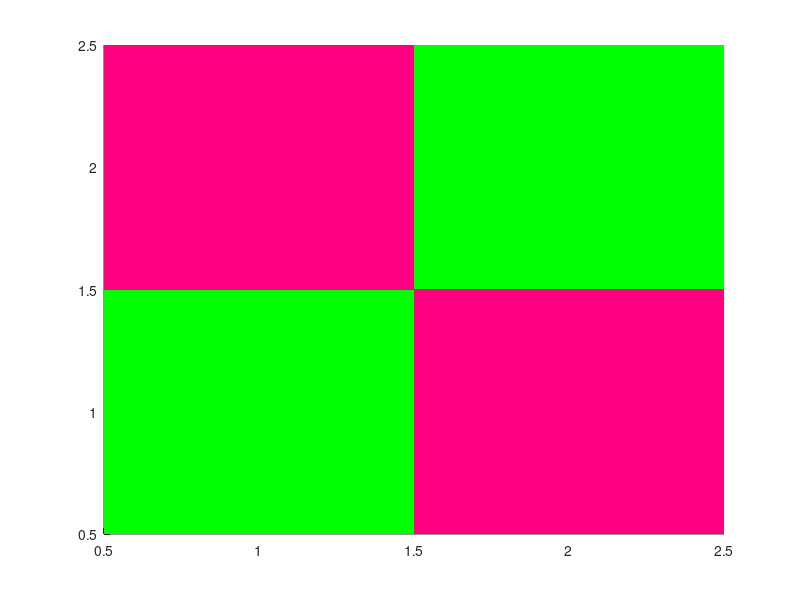
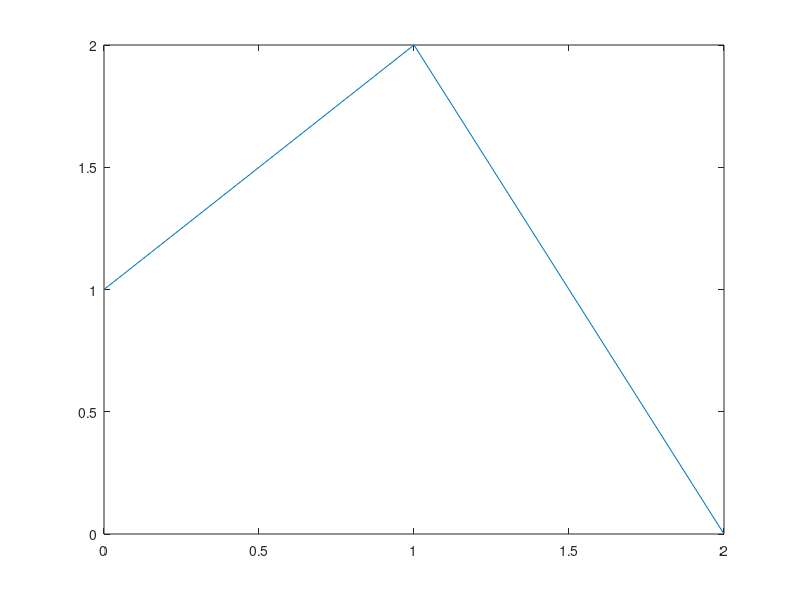

These charts were generated, in order, by the following MATLAB code: (Note: this script raises an error after producing the figures.)
function summary=runM68DeterminismWorkflowTests(outputDirectory)
%RUNM68DETERMINISMWORKFLOWTESTS Real repeated and cross-root public products.
    root=fileparts(fileparts(mfilename('fullpath')));addpath(fullfile(root,'src'));
    if nargin<1,outputDirectory=fullfile(root,'.audit','m68-workflow');end
    if exist(outputDirectory,'dir')~=7,mkdir(outputDirectory);end
    figures={};cleanup=onCleanup(@()closeOwned(figures)); %#ok<NASGU>
    f=figure('Visible','off','Color','w');figures{end+1}=f;a=axes('Parent',f);
    rgb=cat(3,[0 1;1 0],[1 0;0 1],[0 .5;.5 0]);h=image('Parent',a,'CData',rgb);set(h,'AlphaData',[1 .5;.25 0]);set(a,'Color','w');
    entries=struct('figure',f,'name','image');
    f=figure('Visible','off','Color','w');figures{end+1}=f;a=axes('Parent',f);plot(a,[0 0 1 2],[1 1 2 0]);set(a,'Color','w');entries(end+1)=struct('figure',f,'name','line');
    if ~exist('OCTAVE_VERSION','builtin')
        f=figure('Visible','off','Color','w');figures{end+1}=f;t=tiledlayout(f,1,2);
        a=nexttile(t,1);plot(a,1:3,[1 3 2]);set(a,'Color','w');a=nexttile(t,2);scatter(a,1:3,[2 1 3],[16 25 36],[1 0 0;0 1 0;0 0 1],'filled');set(a,'Color','w');title(t,'Fixed cells');entries(end+1)=struct('figure',f,'name','tiled');
        f=figure('Visible','off','Color','w');figures{end+1}=f;a=axes('Parent',f);yyaxis(a,'left');plot(a,1:3,[1 3 2]);yyaxis(a,'right');plot(a,1:3,[100 200 150]);set(a,'Color','w');entries(end+1)=struct('figure',f,'name','dual');
        f=figure('Visible','off','Color','w');figures{end+1}=f;a=axes('Parent',f);scatter3(a,[0 0 1],[0 0 1],[0 0 .5],36,[1 0 0;0 1 0;0 0 1],'filled');view(a,30,25);set(a,'Color','w');entries(end+1)=struct('figure',f,'name','three-d');
    end
    % Capture cleanup only after the owned list is complete (anonymous closures
    % capture values, not subsequent cell-array assignments).
    clear cleanup;cleanup=onCleanup(@()closeOwned(figures)); %#ok<NASGU>
    before=cellfun(@(f)jsonencode(m2t2.reader.readFigure(f)),figures,'UniformOutput',false);
    roots={fullfile(outputDirectory,'first-root'),fullfile(outputDirectory,'second-root')};
    first=m2t.exportSet(entries,roots{1},'ImageBackend','auto','Overwrite',true);assert(first.success);products=snapshot(first);
    second=m2t.exportSet(entries,roots{1},'ImageBackend','auto','Overwrite',true);assert(second.success);assert(isequal(products,snapshot(second)));
    third=m2t.exportSet(entries,roots{2},'ImageBackend','auto','Overwrite',true);assert(third.success);assert(isequal(products,snapshot(third)));
    manifest=fileread(third.manifestPath);parsed=jsondecode(manifest);
    assert(isequal(reshape({parsed.figures.name},1,[]),reshape({entries.name},1,[])));
    for k=1:numel(roots),assert(isempty(strfind(manifest,roots{k})));end
    assert(isempty(regexp(manifest,'"(?:timestamp|timings|uuid|outputDirectory|message)"','once')));
    for k=1:numel(figures),assert(strcmp(before{k},jsonencode(m2t2.reader.readFigure(figures{k}))));end
    % Failed/skipped manifest records also contain only stable relative metadata.
    bad=figure('Visible','off','Color','w');badCleanup=onCleanup(@()close(bad));a=axes('Parent',bad,'Color','w');hggroup('Parent',a);
    failures=[struct('figure',bad,'name','unsupported'),entries(1)];
    r1=m2t.exportSet(failures,fullfile(outputDirectory,'failed-first'),'ContinueOnError',false,'Overwrite',true);
    r2=m2t.exportSet(failures,fullfile(outputDirectory,'failed-second'),'ContinueOnError',false,'Overwrite',true);
    assert(~r1.success&&~r2.success&&r1.summary.unsupported==1&&r1.summary.skipped==1);
    assert(strcmp(fileread(r1.manifestPath),fileread(r2.manifestPath)));
    assert(isequal(r1.entries(1).result.diagnostics,r2.entries(1).result.diagnostics));clear badCleanup;
    summary=struct('tests',5,'failures',0,'figures',numel(entries));
    m2t.internal.writeTextFile(fullfile(outputDirectory,'m68-workflow-results.tsv'),sprintf( ...
        'case\tstatus\nsame_root\tPASS\ncross_root\tPASS\nmanifest_order\tPASS\nsource_unchanged\tPASS\nfailed_manifest\tPASS\n'));
    fprintf('M68_REAL_DETERMINISM_PASS: 5/5 figures=%d\n',numel(entries));
end
function products=snapshot(result)
    products={bytes(result.manifestPath)};
    for k=1:numel(result.entries)
        r=result.entries(k).result;assert(r.success&&exist(r.pdfPath,'file')==2);products{end+1}=bytes(r.texPath); %#ok<AGROW>
        for j=1:numel(r.render.assets),products{end+1}=bytes(r.render.assets{j});end %#ok<AGROW>
    end
end
function value=bytes(path),f=fopen(path,'rb');assert(f>=0);c=onCleanup(@()fclose(f));value=fread(f,Inf,'*uint8').';clear c;end
function closeOwned(figures),for k=1:numel(figures),if ishandle(figures{k}),close(figures{k});end,end,end
